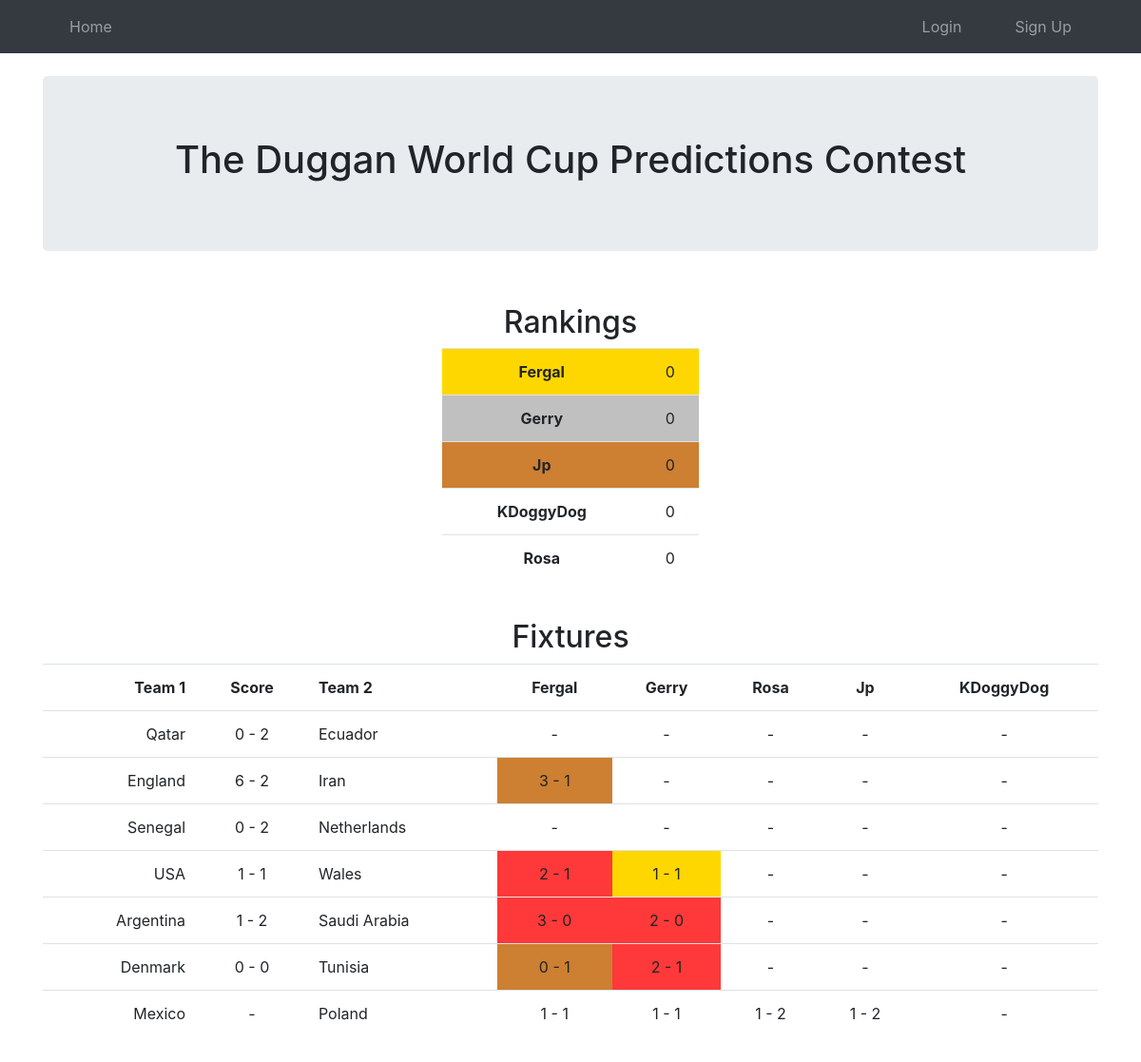
The page / on the database its author committed.
### src/models.py (models this page shows, shortened)
class User(UserMixin, db.Model):
    __tablename__ = "user"
    id = db.Column(db.Integer, primary_key=True) # primary keys are required by SQLAlchemy
    username = db.Column(db.String(100), unique=True, nullable=False)
    password = db.Column(db.String(100), nullable=False)
    score = db.Column(db.Integer, nullable=False, default=0)
    predictions = db.relationship("Prediction", back_populates="user")

class Match(db.Model):
    __tablename__ = "match"
    id = db.Column(db.Integer, primary_key=True)
    team1 = db.Column(db.String(100), nullable=False)
    team2 = db.Column(db.String(100), nullable=False)
    is_finished = db.Column(db.Boolean, nullable=False, default=False)
    score1 = db.Column(db.Integer, nullable=True)
    score2 = db.Column(db.Integer, nullable=True)
    predictions = db.relationship("Prediction", back_populates="match")

### src/main.py (the view)
@main.route("/")
def index():
    users = db.session.query(User).order_by(User.score.desc(), User.username).all()
    df = get_summary_df()
    return render_template("index.html", users=users, df=df)

### src/templates/index.html
{% extends "base.html" %}
{% block content %}
<br>
<div class="jumbotron">
    <h1 class="text-center">
        The Duggan World Cup Predictions Contest
    </h1>
</div>
<br>
<div class="container text-center" style="width: 300px">
    <h2>Rankings</h2>
    <table class="table">
        {% for user in users %}
        {% if loop.index == 1 %}
            {% set class="points3"%}
        {% elif loop.index == 2 %}
            {% set class="points2" %}
        {% elif loop.index == 3 %}
            {% set class="points1" %}
        {% else %}
            {% set class="" %}
        {% endif %}
        <tr class="{{ class }}">
            <th>{{ user.username }}</th>
            <td>{{ user.score }}</td>
        </tr>
        {% endfor %}
    </table>
</div>
<br>
<div class="text-center">
    <h2>Fixtures</h2>
    <table class="table">
        <tr>
            <th class="text-right">Team 1</th>
            <th class="text-center">Score</th>
            <th class="text-left">Team 2</th>
            {% for username in df.columns[3:] %}
                <th class="text-center">{{ username }}</th>
            {% endfor %}
        </tr>
        {% for index, row in df.iterrows() %}
            <tr>
                <td class="text-right">{{ row[0] }}</td>
                <td class="text-center">{{ row[1][0] }} - {{ row[1][1] }}</td>
                <td class="text-left">{{ row[2] }}</td>
                {% for username in df.columns[3:] %}
                    {% if '' in row[username] %}
                        {% set class="" %}
                    {% elif '' in row[1] %}
                        {% set class="" %}
                    {% elif row[username] == row[1] %}
                        {% set class="points3" %}
                    {% elif (row[username][0] - row[username][1]) == (row[1][0] - row[1][1]) %}
                        {% set class="points2" %}
                    {% elif (row[username][0] > row[username][1]) == (row[1][0] > row[1][1]) %}
                        {% set class="points1" %}
                    {% else %}
                        {% set class="points0" %}
                    {% endif %}
                    <td class="text-center {{ class }}">{{ row[username][0] }} - {{ row[username][1] }}</td>
                {% endfor %}
            </tr>
        {% endfor %}
    </table>
</div>
<br><br><br><br>
{% endblock %}

### src/templates/base.html (style rules this page uses)
.points3 { background-color: #FFD700; }
.points2 { background-color: #C0C0C0; }
.points1 { background-color: #CD7F32; }
.points0 { background-color: rgb(255, 57, 57); }

### rows shown on the page
User: username "Fergal", score "0", username "3", username "1", username "2", username "0"
User: username "Gerry", score "0", username "1", username "2", username "0"
User: username "Jp", score "0", username "1", username "2"
User: username "KDoggyDog", score "0"
User: username "Rosa", score "0", username "1", username "2"
Match: team1 "Qatar", team2 "Ecuador"
Match: team1 "England", team2 "Iran"
Match: team1 "Senegal", team2 "Netherlands"
Match: team1 "USA", team2 "Wales"
Match: team1 "Argentina", team2 "Saudi Arabia"
Match: team1 "Denmark", team2 "Tunisia"
Match: team1 "Mexico", team2 "Poland"

### other values the page prints
{{ row[1][0] }} "0" "6" "0" "1" "1" "0"
{{ row[1][1] }} "2" "2" "2" "1" "2" "0"
